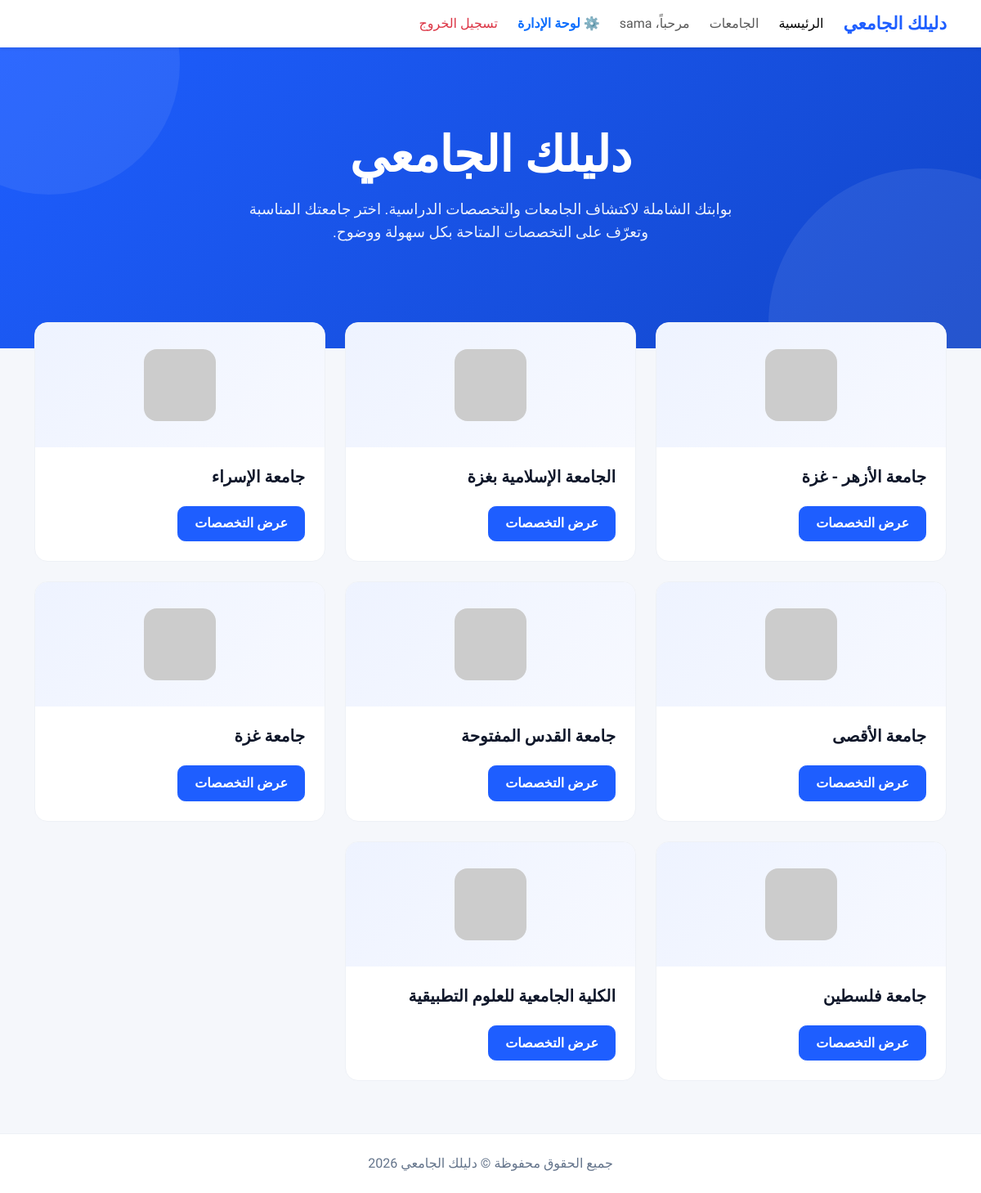
The page / (signed in) on the database its author committed.
### tables this page shows
CREATE TABLE universities (
            id INTEGER PRIMARY KEY AUTOINCREMENT,
            name TEXT NOT NULL,
            logo TEXT
        );

### app.py (the view)
@app.route('/')
@login_required
def index():
    conn = get_db_connection()
    universities = conn.execute('SELECT * FROM universities').fetchall()
    conn.close()
    return render_template('index.html', universities=universities)

### app.py (called while the page is built)
def get_db_connection():
    conn = sqlite3.connect('final.db')
    conn.row_factory = sqlite3.Row
    return conn

def login_required(view):
    @wraps(view)
    def wrapped_view(*args, **kwargs):
        if 'user_id' not in session:
            return redirect(url_for('login'))
        return view(*args, **kwargs)
    return wrapped_view

### templates/index.html (shortened to what this page needs)
<!DOCTYPE html>
<html lang="ar" dir="rtl">
<head>
  <link
    href="https://cdn.jsdelivr.net/npm/bootstrap@5.3.3/dist/css/bootstrap.rtl.min.css"
    rel="stylesheet"
  />
</head>
<body>
  <nav class="navbar navbar-expand-lg bg-white shadow-sm sticky-top">
    <div class="container">
      <a class="navbar-brand" href="/">دليلك الجامعي</a>
      <div class="collapse navbar-collapse" id="mainNav">
  <ul class="navbar-nav me-auto mb-2 mb-lg-0 gap-lg-2">
    <li class="nav-item">
      <a class="nav-link active" href="/">الرئيسية</a>
    </li>
    <li class="nav-item">
      <a class="nav-link" href="#universities">الجامعات</a>
    </li>
    {% if session.get('username') %}
    <li class="nav-item">
      <span class="nav-link">
        مرحباً، {{ session.get('username') }}
      </span>
    </li>
    {% if session.get('is_admin') == 1 %}
    <li class="nav-item">
      <a class="nav-link text-primary fw-bold" href="{{ url_for('admin') }}">
       ⚙️ لوحة الإدارة
      </a>
    </li>
    {% endif %}
    <li class="nav-item">
      <a class="nav-link text-danger" href="{{ url_for('logout') }}">
        تسجيل الخروج
      </a>
    </li>
    {% endif %}
  </ul>
</div>
    </div>
  </nav>
  <header class="hero text-center">
    <div class="container">
      <h1 class="mb-3">دليلك الجامعي</h1>
      <p class="mx-auto">
        بوابتك الشاملة لاكتشاف الجامعات والتخصصات الدراسية. اختر جامعتك المناسبة
        وتعرّف على التخصصات المتاحة بكل سهولة ووضوح.
      </p>
    </div>
  </header>
  <main>
    <section class="universities" id="universities">
      <div class="container">
        <div class="row g-4">
          {% for university in universities %}
          <div class="col-12 col-sm-6 col-lg-4">
            <div class="uni-card d-flex flex-column">
              <div class="uni-logo-wrap">
                <img src="https://placehold.co/120x120/1e5eff/ffffff?text=U" alt="{{ university.name }}" />
              </div>
              <div class="card-body p-4 d-flex flex-column align-items-start justify-content-between">
                <h2 class="card-title mb-4">{{ university.name }}</h2>
                <a href="/university/{{ university.id }}" class="btn btn-brand">عرض التخصصات</a>
              </div>
            </div>
          </div>
          {% endfor %}
        </div>
      </div>
    </section>
  </main>
  <footer class="py-4">
    <div class="container text-center">
      <p class="mb-0">جميع الحقوق محفوظة © دليلك الجامعي 2026</p>
    </div>
  </footer>
</body>
</html>

### templates/index.html (style rules this page uses)
:root { --brand: #1e5eff; --brand-dark: #1246c9; --ink: #0f172a; --muted: #64748b; --surface: #f5f7fb; }
body { font-family: "Tajawal", system-ui, -apple-system, "Segoe UI", sans-serif; background-color: var(--surface); color: var(--ink); }
.hero { background: linear-gradient(135deg, var(--brand) 0%, var(--brand-dark) 100%); color: #fff; padding: 6rem 0 7rem; position: relative; overflow: hidden; }
.hero::after { content: ""; position: absolute; inset-inline-start: -120px; bottom: -160px; width: 380px; height: 380px; background: rgba(255, 255, 255, 0.08); border-radius: 50%; }
.hero::before { content: ""; position: absolute; inset-inline-end: -100px; top: -140px; width: 320px; height: 320px; background: rgba(255, 255, 255, 0.07); border-radius: 50%; }
.hero h1 { font-weight: 800; font-size: clamp(2.4rem, 5vw, 3.75rem); letter-spacing: -0.5px; }
.hero p { font-size: 1.15rem; opacity: 0.92; max-width: 620px; margin-inline: auto; }
.universities { margin-top: -3.5rem; position: relative; z-index: 2; padding-bottom: 4rem; }
.uni-card { background: #fff; border: 1px solid #eef1f6; border-radius: 1rem; overflow: hidden; height: 100%; transition: transform 0.25s ease, box-shadow 0.25s ease; }
.uni-logo-wrap { background: linear-gradient(135deg, #eef3ff 0%, #f7f9ff 100%); display: flex; align-items: center; justify-content: center; padding: 2rem 1rem; }
.uni-logo-wrap img { width: 88px; height: 88px; object-fit: contain; border-radius: 16px; }
.uni-card .card-title { font-weight: 700; font-size: 1.25rem; }
.btn-brand { background-color: var(--brand); border-color: var(--brand); color: #fff; font-weight: 600; border-radius: 0.6rem; padding: 0.55rem 1.25rem; }
.navbar-brand { font-weight: 800; color: var(--brand) !important; font-size: 1.35rem; }
footer { background: #fff; border-top: 1px solid #eef1f6; color: var(--muted); }

### rows shown on the page
universities: name "جامعة الأزهر - غزة"
universities: name "الجامعة الإسلامية بغزة"
universities: name "جامعة الإسراء"
universities: name "جامعة الأقصى"
universities: name "جامعة القدس المفتوحة"
universities: name "جامعة غزة"
universities: name "جامعة فلسطين"
universities: name "الكلية الجامعية للعلوم التطبيقية"

### other values the page prints
{{ session.get('username') }} "sama"
